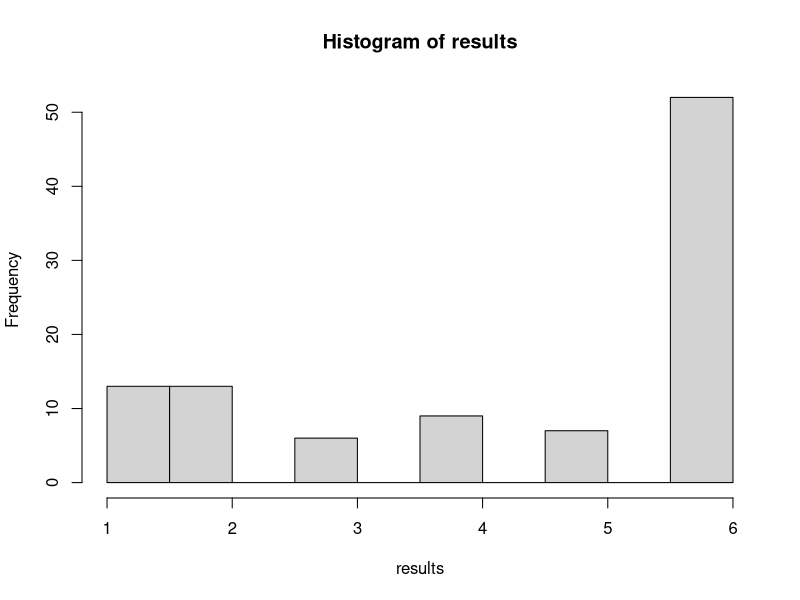

Recreate this plot in R.
D <- 1000
K <- 5
h <- 0.25
Q <- sqrt(2*D*K/h)
hallo <- mtcars
eoq <- function(D = 1000) {
  K <- 5
  h <- 0.25
  sqrt(2*D*K/h)
}
eoq()

dice <- 1:6
wurf1 <- sample(dice, size = 1)
wurf2 <- sample(dice, size = 2, replace = TRUE)
wurf1
wurf2
sum(wurf2)

# with default values
wuerfeln <- function(seiten = 6, wuerfel = 1)  {
  #sample(1:seiten, size = wuerfel, replace = TRUE)
  #different probabilities in the sampling process
  sample(dice, 1, replace = TRUE, prob = c(0.1, 0.1, 0.1, 0.1, 0.1, 0.5))

}
#wuerfeln(6, 2)

#run the function 100 times, store results and plot a histogram
results <- replicate(n = 100, expr = wuerfeln(), simplify=TRUE)
hist(results)
